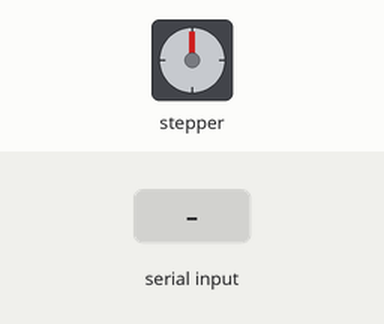
A sketch run on a simulated Arduino Uno, built with avr-gcc and run on an emulated ATmega328P. Shown: stepper motor. The test bench sets the inputs (shaded band). Stepper angles assume 2048 steps per turn; what the sketch prints to the serial monitor is not drawn.

Above: at 7.2 s.
7.3 s: "90,45\n" received over Serial
At 8.35 s:
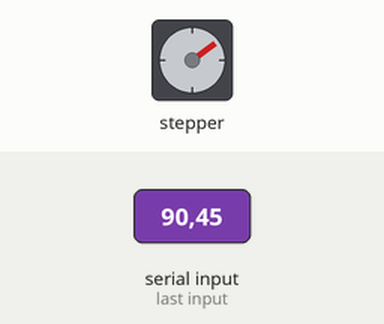
At 10.1 s:
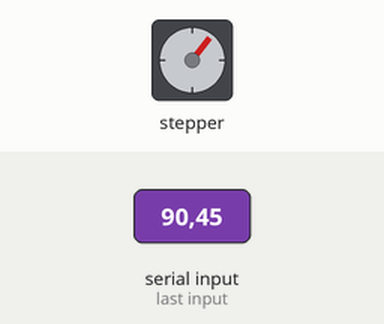
10.3 s: "30,150\n" received over Serial
At 11.9 s:
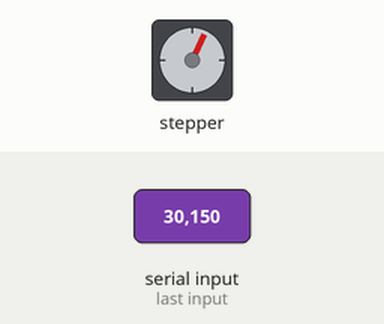
Timing chart, 0 to 13.4 s (numbered marks = the images above; inputs shaded):
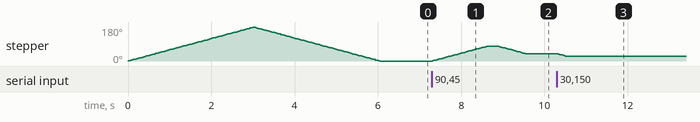

Measured:
- after the input at 7.3 s, stepper: turns 79° clockwise in 1.3 s, then 40° counter-clockwise in 0.66 s
- after the input at 10.3 s, stepper: turns 13° counter-clockwise in 0.20 s, starting at once

The sketch:

uart.ino
```cpp
/* Handles input over USB from the camera and rotates a stepper motor to match the new angle.
 *
 */
#include <Stepper.h>
float cur_angle = 0;
float target_angle = 40;
int steps_per_rev = 2048;
int steps_per_degree = steps_per_rev / 360;
Stepper yawMotor(steps_per_rev, 8, 10, 9, 11);
int incoming = 0;

void setup() {
  yawMotor.setSpeed(10);
  yawMotor.step(1024);
  yawMotor.step(-1024);
  Serial.begin(115200);
  Serial.setTimeout(1);
}

void loop() {
  // Listen for input.
  while( !Serial.available());
  // Get our new desired angle.
  incoming = Serial.readString().toInt();
  Serial.print(incoming);

  // Do some data filtering when the serial misbehaves.
  if (incoming > 10 && incoming < 180)
  {
    target_angle = incoming;
    // calulate how much to step to reach new angle.
    int steps = (target_angle - cur_angle) * steps_per_degree;
    yawMotor.step(steps);
    cur_angle = target_angle;
    delay(250);
  }
}
```
